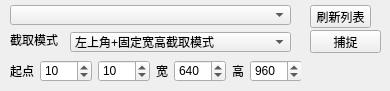
    <widget class="QWidget" name="tabScreenCap">
     <attribute name="icon">
      <iconset>
       <normaloff>icons/截屏.png</normaloff>icons/截屏.png</iconset>
     </attribute>
     <attribute name="title">
      <string>屏幕捕获</string>
     </attribute>
     <widget class="QPushButton" name="btnCaptureWindow">
      <property name="geometry">
       <rect>
        <x>310</x>
        <y>30</y>
        <width>71</width>
        <height>23</height>
       </rect>
      </property>
      <property name="text">
       <string>捕捉</string>
      </property>
      <property name="icon">
       <iconset>
        <normaloff>icons/截屏.png</normaloff>icons/截屏.png</iconset>
      </property>
     </widget>
     <widget class="QComboBox" name="comboWindowList">
      <property name="geometry">
       <rect>
        <x>10</x>
        <y>5</y>
        <width>281</width>
        <height>20</height>
       </rect>
      </property>
      <property name="styleSheet">
       <string notr="true"/>
      </property>
      <property name="currentIndex">
       <number>-1</number>
      </property>
      <property name="maxVisibleItems">
       <number>20</number>
      </property>
     </widget>
     <widget class="QPushButton" name="btnRefreshWindowList">
      <property name="geometry">
       <rect>
        <x>310</x>
        <y>5</y>
        <width>61</width>
        <height>23</height>
       </rect>
      </property>
      <property name="text">
       <string>刷新列表</string>
      </property>
      <property name="icon">
       <iconset>
        <normaloff>icons/刷新.png</normaloff>icons/刷新.png</iconset>
      </property>
     </widget>
     <widget class="QWidget" name="horizontalLayoutWidget_3">
      <property name="geometry">
       <rect>
        <x>10</x>
        <y>60</y>
        <width>291</width>
        <height>22</height>
       </rect>
      </property>
      <layout class="QHBoxLayout" name="horizontalLayout_3">
       <item>
        <widget class="QLabel" name="label_37">
         <property name="text">
          <string>起点</string>
         </property>
        </widget>
       </item>
       <item>
        <widget class="QSpinBox" name="spinCapRectLeft">
         <property name="minimum">
          <number>0</number>
         </property>
         <property name="maximum">
          <number>1920</number>
         </property>
         <property name="singleStep">
          <number>40</number>
         </property>
         <property name="value">
          <number>10</number>
         </property>
        </widget>
       </item>
       <item>
        <widget class="QSpinBox" name="spinCapRectTop">
         <property name="minimum">
          <number>0</number>
         </property>
         <property name="maximum">
          <number>1024</number>
         </property>
         <property name="singleStep">
          <number>20</number>
         </property>
         <property name="value">
          <number>10</number>
         </property>
        </widget>
       </item>
       <item>
        <widget class="QLabel" name="label_38">
         <property name="text">
          <string>宽</string>
         </property>
        </widget>
       </item>
       <item>
        <widget class="QSpinBox" name="spinCapRectWidth">
         <property name="minimum">
          <number>300</number>
         </property>
         <property name="maximum">
          <number>1920</number>
         </property>
         <property name="singleStep">
          <number>40</number>
         </property>
         <property name="value">
          <number>640</number>
         </property>
        </widget>
       </item>
       <item>
        <widget class="QLabel" name="label_39">
         <property name="text">
          <string>高</string>
         </property>
        </widget>
       </item>
       <item>
        <widget class="QSpinBox" name="spinCapRectHeight">
         <property name="minimum">
          <number>240</number>
         </property>
         <property name="maximum">
          <number>1024</number>
         </property>
         <property name="singleStep">
          <number>20</number>
         </property>
         <property name="value">
          <number>960</number>
         </property>
        </widget>
       </item>
      </layout>
     </widget>
     <widget class="QLabel" name="label_41">
      <property name="geometry">
       <rect>
        <x>10</x>
        <y>30</y>
        <width>71</width>
        <height>20</height>
       </rect>
      </property>
      <property name="text">
       <string>截取模式</string>
      </property>
     </widget>
     <widget class="QComboBox" name="comboClipMode">
      <property name="geometry">
       <rect>
        <x>70</x>
        <y>32</y>
        <width>221</width>
        <height>20</height>
       </rect>
      </property>
      <property name="styleSheet">
       <string notr="true"/>
      </property>
      <item>
       <property name="text">
        <string>左上角+固定宽高截取模式</string>
       </property>
      </item>
      <item>
       <property name="text">
        <string>中心点+固定宽高截取模式</string>
       </property>
      </item>
      <item>
       <property name="text">
        <string>捕捉窗口全部</string>
       </property>
      </item>
     </widget>
    </widget>
